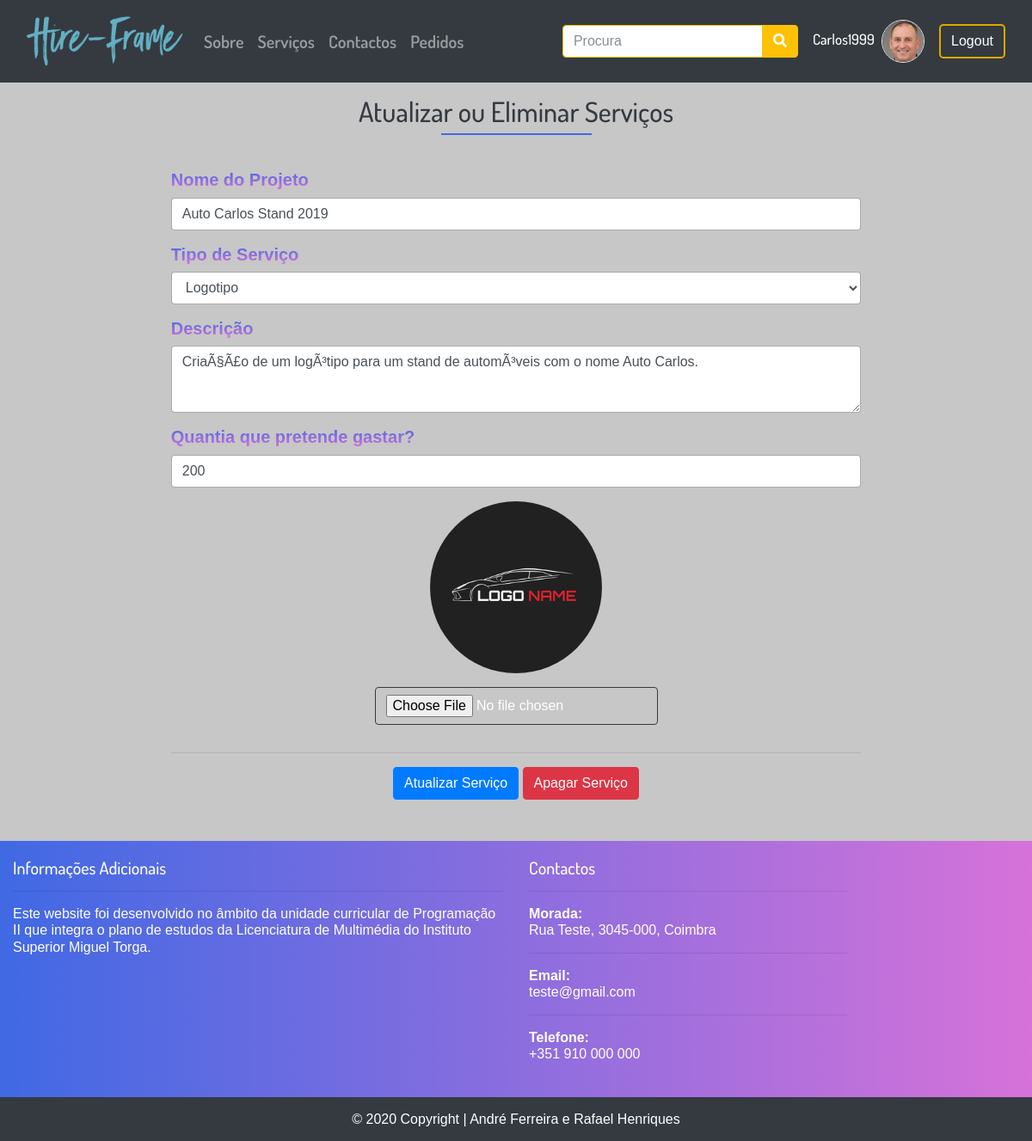
The page /index.php?op=gerirreq&idreq=1 (signed in) on the database as committed earlier.
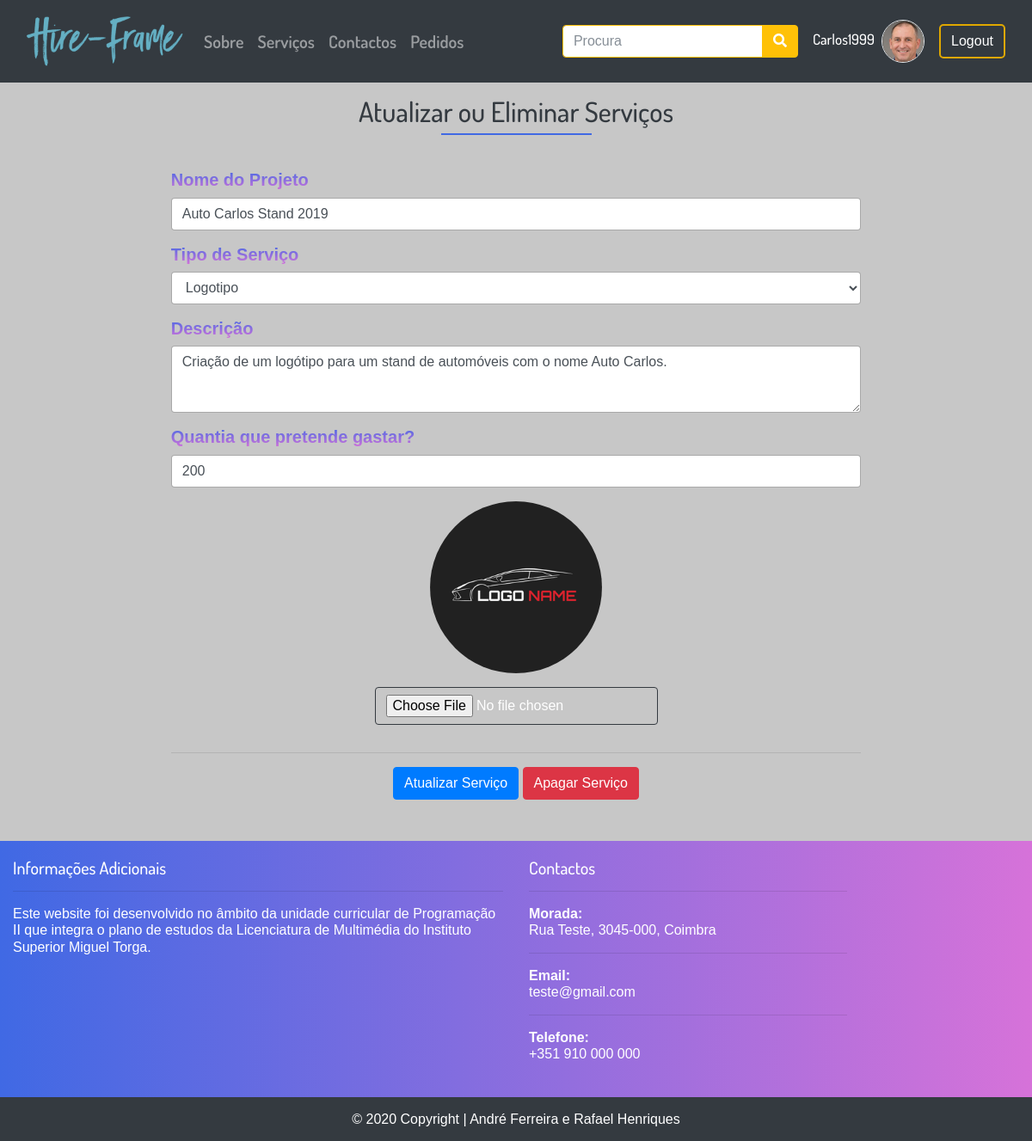
The same page on the database as committed later.
### tables this page shows
CREATE TABLE IF NOT EXISTS `utilizador` (
  `id_utilizador` int(11) NOT NULL AUTO_INCREMENT,
  `username` varchar(15) NOT NULL,
  `nome` varchar(150) NOT NULL,
  `id_genero` int(11) NOT NULL,
  `email` varchar(100) NOT NULL,
  `data_nascimento` date NOT NULL,
  `data` datetime NOT NULL DEFAULT CURRENT_TIMESTAMP ON UPDATE CURRENT_TIMESTAMP,
  `pass` varchar(255) NOT NULL,
  `tipo_utilizador` int(11) NOT NULL,
  `biografia` varchar(255) DEFAULT NULL,
  `imagem` varchar(255) DEFAULT NULL,
  `repor_pass` varchar(255) DEFAULT NULL,
  PRIMARY KEY (`id_utilizador`),
  UNIQUE KEY `id_area` (`id_utilizador`),
  UNIQUE KEY `username` (`username`),
  UNIQUE KEY `email` (`email`),
  KEY `fk_id_tipo_tipo_utilizador` (`tipo_utilizador`),
  KEY `fk_id_genero_genero_utilizador` (`id_genero`)
);

CREATE TABLE IF NOT EXISTS `requisicao` (
  `id_requisicao` int(11) NOT NULL AUTO_INCREMENT,
  `id_subarea` int(11) NOT NULL,
  `nome_projeto` varchar(50) NOT NULL,
  `descricao` varchar(250) NOT NULL,
  `data` datetime NOT NULL DEFAULT CURRENT_TIMESTAMP ON UPDATE CURRENT_TIMESTAMP,
  `id_utilizador` int(11) NOT NULL,
  `preco` int(11) NOT NULL,
  `img_req` varchar(255) NOT NULL DEFAULT 'http://localhost/projetofinal/img/uploads/exemplo.jpg',
  PRIMARY KEY (`id_requisicao`),
  KEY `fk_id_utilizador_req_utilizador_req` (`id_utilizador`),
  KEY `fk_id_subarea_req_subarea_req` (`id_subarea`)
);

CREATE TABLE IF NOT EXISTS `subarea` (
  `id_subarea` int(11) NOT NULL AUTO_INCREMENT,
  `nome` varchar(50) NOT NULL,
  `data` datetime NOT NULL DEFAULT CURRENT_TIMESTAMP ON UPDATE CURRENT_TIMESTAMP,
  `id_area` int(11) NOT NULL,
  `img_subarea` varchar(255) NOT NULL,
  PRIMARY KEY (`id_subarea`),
  KEY `fk_id_area_area` (`id_area`)
);

### inc/gerirreq.inc.php (the view, shortened to what this page needs)
<?php if(isset($_SESSION['username'],$_SESSION['id_utilizador'])){
require("db_projetofinal.php");
$id = $_SESSION["id_utilizador"];
?>
<div class="container">
  <div class="container-fluid py-3">
    <div class="row justify-content-center">
      <header class="col-md-12 mb-4">
        <h2 class="text-center text-dark">Atualizar ou Eliminar Serviços</h2>
        <span class="underline mb-3"></span>
      </header>
<?php
   $id_req = $_REQUEST["idreq"];
  $dados = $db->query("SELECT subarea.nome, requisicao.descricao, requisicao.nome_projeto, requisicao.id_subarea AS 'requisicao associada', requisicao.id_requisicao, requisicao.preco, requisicao.img_req FROM requisicao JOIN utilizador ON requisicao.id_utilizador = utilizador.id_utilizador JOIN subarea ON requisicao.id_subarea = subarea.id_subarea JOIN area ON subarea.id_area = area.id_area WHERE utilizador.id_utilizador = $id AND requisicao.id_requisicao = $id_req");
  foreach($dados as $row) {
    echo'
<form method="post" class="col-md-9" action="" enctype="multipart/form-data">
  <div class="form-group">
    <label class="grad-txt f-20 font-weight-bold" for="name">Nome do Projeto</label>
     <input type="text" class="form-control" id="name" name="nome_projeto" aria-describedby="nameHelp" value="'.$row['nome_projeto'].'">
  </div>
  <div class="form-group">
  <label class="grad-txt f-20 font-weight-bold"for="exampleFormControlSelect2">Tipo de Serviço</label>
    <select class="form-control" name="subareaupdate">
    <option class="bg-dark" value="'.$row['requisicao associada'].'"selected>'.$row['nome'].'</option>';
   echo '
   <li class="list-group-item text-dark">'.$row["nome"].'</li>
   </select>
  </div>
  <div class="form-group">
  <label class="grad-txt f-20 font-weight-bold" for="exampleFormControlTextarea1">Descrição</label>
    <textarea class="form-control" id="exampleFormControlTextarea1" name="descricao" rows="3">'.$row["descricao"].'</textarea>
  </div>
  <div class="form-group">
  <label class="grad-txt f-20 font-weight-bold" for="preco">Quantia que pretende gastar?</label>
  <input type="text" class="form-control" id="name" name="preco" aria-describedby="nameHelp" value="'.$row['preco'].'">
</div>';
  echo '<div class="row justify-content-center">
      <div class="col-md-12 text-center">
        <img src="'.$row["img_req"].'" class="rounded-circle" width="200px" height="200px";>
        <div class="form-actions">
          <input type="file" name="imagemrequisicao" class="btn border-dark form-control-file my-3" accept="image/x-png,image/jpeg">
        </div>
      </div>
  </div>
  <hr>
  <div class="form-actions text-center my-2">
     <button type="submit" name="submitservice" class="btn btn-primary ml-auto">Atualizar Serviço</button>
     <button type="submit" name="deleteservice" class="btn btn-danger ml-auto">Apagar Serviço</button>
   </div>
</form>';
    }
    ?>
</div>
</div>
</div>
<?php
}
?>

### index.php (shortened to what this page needs)
<!DOCTYPE html>
<html lang="pt-pt">
<head>
    <link rel="stylesheet" href="css/bootstrap.min.css">
    <link rel="stylesheet" href="css/costum.css">
    <link href="css/fontawesome/css/all.css" rel="stylesheet">
</head>
<body>
    <?php
    include("inc/menu.inc.php"); ?>
    <?php
$host = $_SERVER['SERVER_NAME'] . $_SERVER['REQUEST_URI'];
$host = basename($host);
if($host == "index.php") {
 require("inc/main.inc.php");
} else {
    if(isset($_REQUEST["op"])) {
      $op = $_REQUEST["op"];
              switch($op) {
        case "gerirreq": require("inc/gerirreq.inc.php"); break;
      }
  } else {
      require("inc/main.inc.php");
  }
}
?>
    <?php
        include("inc/footer.inc.php");
    ?>
</body>
</html>

### inc/menu.inc.php (shortened to what this page needs)
<div class="container-fluid bg-dark">
        <header class="menu-font-20 ">
            <nav class="navbar navbar-expand-lg navbar-dark" id="navbar">
                <a href="index.php" class="navbar-brand">
                    <img src="img/hire-frame.png" height="70" class="d-inline-block align-top <?php if (isset($_GET["op"])) if ($_GET["op"] == 0) echo "active";?>">
                </a>
                <div id="menu" class="collapse navbar-collapse">
                    <ul class="navbar-nav mr-auto text-light">
                        <li class="nav-item text-light f-600">
                            <a href="index.php?op=sobre" class="nav-link <?php if (isset($_GET["op"])) if ($_GET["op"] == "sobre") echo "active";?>">Sobre</a>
                        </li>
                        <li class="nav-item text-light f-600">
                            <a href="index.php?op=servicos" class="nav-link <?php if (isset($_GET["op"])) if ($_GET["op"] == "servicos") echo "active";?>">Serviços</a>
                        </li>
                        <li class="nav-item text-light f-600">
                            <a href="index.php?op=contactos" class="nav-link <?php if (isset($_GET["op"])) if ($_GET["op"] == "contactos") echo "active";?>">Contactos</a>
                        </li>
                        <?php
                        if(isset($_SESSION["username"]))
                        { ?>
                        <li class="nav-item text-light f-600">
                            <a href="index.php?op=pedidos" class="nav-link <?php if (isset($_GET["op"])) if ($_GET["op"] == "pedidos") echo "active"; ?>">Pedidos</a>
                        </li>
                        <?php
                        }
                        ?>
                    </ul>
                    <form class="form-inline" method="post">
                        <div class="input-group">
                            <input class="form-control border border-warning" name="search" type="search" placeholder="Procura" aria-label="Search" required>
                            <span class="input-group-btn">
                                <button class="btn btn-warning" formaction="index.php?op=procura"><i class="fas fa-search"></i></button>
                            </span>
                        </div>
                    </form>
                <?php
if(isset($_SESSION["username"]))
 {
    $username = $_SESSION["username"];
    require("db_projetofinal.php");
    $dados = $db->query("SELECT imagem FROM utilizador WHERE username = '$username'");
    foreach ($dados as $row) {
        $imagem = $row["imagem"];
    }
      echo '<a href="index.php?op=userpage" class="btn m-1 btn-default f-500 f-17">'.$_SESSION["username"].'<img src="'.$imagem.'" class="rounded-circle border border-grad ml-2" width="50px" height="50px"></a>
      <a href="index.php?op=logout" class="btn btn-login">Logout</a>';
 } else {
    echo '<a href="index.php?op=login" class="btn m-1 btn-default f-500 f-17">Login</a>
    <a href="index.php?op=registar" class="btn btn-login">Registar</a>';
 }
            ?>
                </div>
            </nav>
        </header>
    </div>

### inc/footer.inc.php (shortened to what this page needs)
<footer class="footer page-footer font-small pt-4">
<div class="grad pad-top-20">
  <div class="container-fluid text-center text-md-left">
    <div class="row">
      <div class="col-md-6 mt-md-0 mt-3">
        <h5>Informações Adicionais</h5><hr>
        <p>Este website foi desenvolvido no âmbito da unidade curricular de Programação II que integra o plano de estudos da Licenciatura de Multimédia
            do Instituto Superior Miguel Torga.</p>
      </div>
      <div class="col-md-4">
              <h5>Contactos</h5><hr>
              <dl class="contact-list">
                <dt>Morada:</dt>
                <dd>Rua Teste, 3045-000, Coimbra</dd>
              </dl><hr>
              <dl class="contact-list">
                <dt>Email:</dt>
                <dd><a class="text-white" href="mailto:">teste@gmail.com</a></dd>
              </dl><hr>
              <dl class="contact-list">
                <dt>Telefone:</dt>
                <dd><a class="text-white" href="tel: +351">+351 910 000 000 </a></dd>
              </dl>
            </div>
    </div>
  </div>
  <div class="page-footer font-small bg-dark mt-4">
<div class="footer-copyright text-center py-3">© 2020 Copyright |
    <a target="_blank" href="https://www.falcondesign.pt/">André Ferreira</a> e <a target="_blank" href="https://www.behance.net/rafael_hen06b4?tracking_source=search-all%7Crafael%20henriques">Rafael Henriques</a>
  </div>
</div>
</div>

### css/costum.css (style rules this page uses)
* { margin: 0; padding: 0; font-size: 100%; border: none; outline: none; line-height: 1.22; color: #fff; box-sizing: border-box; font-family: 'Dosis', sans-serif; }
body { background-repeat: no-repeat; background-position: center center; background-attachment: fixed; background-color: #c7c7c7; }
.grad { background-image: linear-gradient(to right, #4069E4 , #D672D9); }
.grad-txt { background: -webkit-linear-gradient(#4069E4 , #D672D9); -webkit-background-clip: text; -webkit-text-fill-color: transparent; }
a, a:hover, a:focus, .footer-copyright>a:hover { text-decoration: none; color: #6c757d; }
.footer-copyright>a { color: #fff; }
.footer { text-align: center; width: 100%; }
.menu-font-20 { font: 20px sans-serif; }
.btn-login { border: 2px solid #e0a800; background: none; position: relative; color: #fff; z-index: 1; border-radius: 5px; height: 100%; transition: all .50s ease-in-out; transition: all .50s ease-in-out; -moz-transition: all .50s ease-in-out; -webkit-transition: all .50s ease-in-out; }
.btn-default { background: none; position: relative; color: #fff; z-index: 1; border-radius: 5px; height: 100%; transition: all .50s ease-in-out; transition: all .50s ease-in-out; -moz-transition: all .50s ease-in-out; -webkit-transition: all .50s ease-in-out; }
.pad-top-20 { padding-top: 20px; }
.underline { content: ''; border-top: 2px solid #4069E4; width: 175px; display: block; margin-bottom: 8px; margin: 0 auto; }
.f-500 { font-weight: 500; }
.f-600 { font-weight:600; }
.f-17 { font-size: 17px; }
.f-20 { font-size: 20px; }

Rows that differ between the two databases and show on the page:
changed requisicao "Logotipo": descricao "CriaÃ§Ã£o de um logÃ³tipo para um stand de automÃ³veis com o nome Auto Carlos." → "Criação de um logótipo para um stand de automóveis com o nome Auto Carlos."
